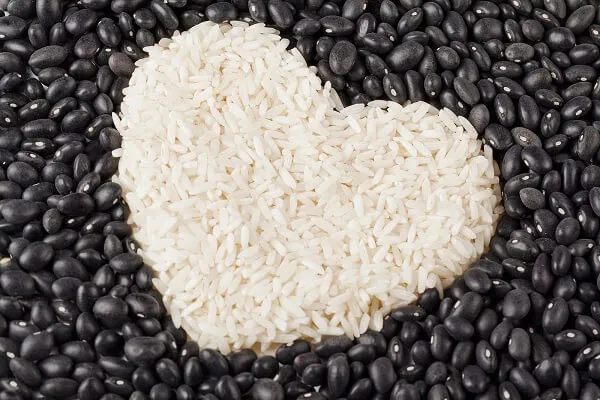
#> input picture imgs/arroz_e_feijao.webp, 600 x 400 px, found by its file name
$ python test2.py
#> lines starting #> are read from the running program, lines starting #| are printed output that depends on the picture; after the words box and inside, x2 and y2 are one past the last pixel; in counts of white or black regions, pixels touching at a corner belong together
# -*- coding: utf-8 -*-
"""
Created on Tue Aug 15 16:47:31 2023

@author: Nicolas Vycas Nery
"""

import numpy as np
import cv2
import matplotlib.pyplot as plt

image = cv2.imread('Pictures/arroz_e_feijao.webp')
#> image is the input picture: shape (400, 600, 3); mean B, G, R 109.6, 113.9, 120

# Convert to grayscale
gray = cv2.cvtColor(image, cv2.COLOR_BGR2GRAY)
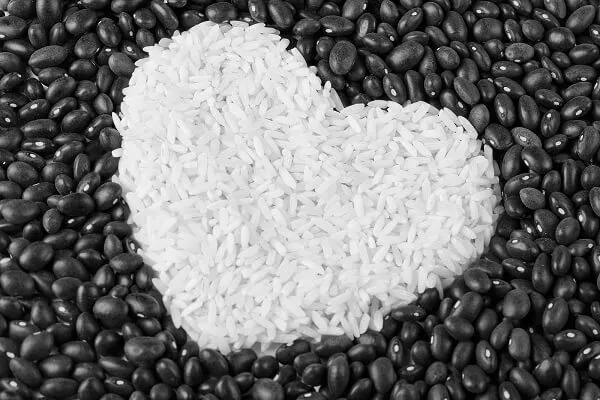
#> gray: shape (400, 600); min 0, max 255, mean 115.2
"""
#or
gray = []
for i in range(0,image.shape[0]):
    for j in range(0,image.shape[1]):
        gray[i,j] = image[i][j].sum() // 3

gray = np.array(gray)
"""


# Convert to Black and White
(thresh, blackAndWhiteImage) = cv2.threshold(gray, 127, 255, cv2.THRESH_BINARY)
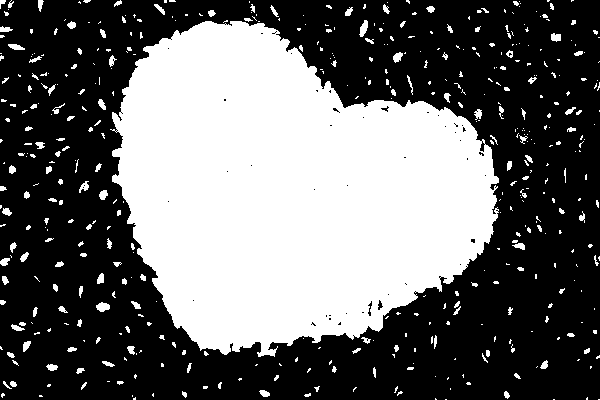
#> blackAndWhiteImage: shape (400, 600); 40.5% white; 488 white regions (351 under 20 px), largest, box (x1, y1, x2, y2) and area: (110, 21, 499, 357) 90007, (96, 302, 110, 312) 98, (359, 20, 368, 37) 93
"""
#or
blackAndWhiteImage = []
upper = 255
lower = 0
threshold = 127 # 255//2
for i in range(0,image.shape[0]):
    for j in range(0,image.shape[1]):
        if image[i][j].sum() // 3 > threshold:
            blackAndWhiteImage[i,j] = upper
        else:
            blackAndWhiteImage[i,j] = lower

blackAndWhiteImage = np.array(blackAndWhiteImage)
"""
# Show the images

cv2.imshow('Original image',image)
cv2.waitKey(0)

cv2.imshow('Gray image', gray)
cv2.waitKey(0)

# create a histogram of the image and the gray image

domain = np.arange(0,256)
histGrey = [0]*256
histR = [0]*256
histG = [0]*256
histB = [0]*256

for i in range(0,image.shape[0]):
    for j in range(0,image.shape[1]):
        histGrey[gray[i,j]] += 1
        histR[image[i,j,2]] += 1
        histG[image[i,j,1]] += 1
        histB[image[i,j,0]] += 1

histGrey = np.array(histGrey)
histR = np.array(histR)
histG = np.array(histG)
histB = np.array(histB)


# plot a single histogram with all values

plt.figure()
plt.title('Histogram')
plt.xlabel('Bins')
plt.ylabel('number of pixels')
plt.bar(domain,histGrey,color="grey")
plt.bar(domain,histR,color="red")
plt.bar(domain,histG,color="green")
plt.bar(domain,histB,color="blue")
plt.show()
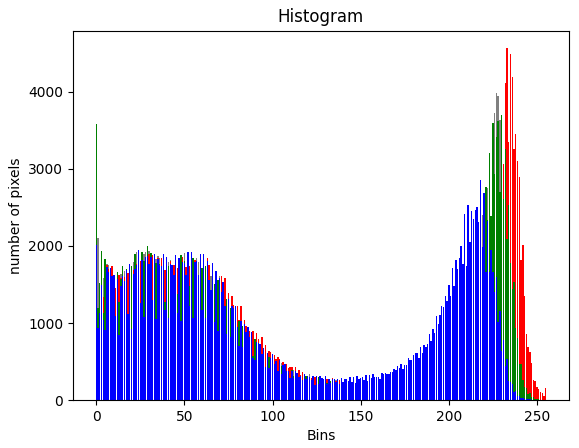
#> figure drawn by matplotlib, 1 panel; tallest bar 3979 high, from x = 226.6 to 227.4; tallest bar 4564 high, from x = 232.6 to 233.4; tallest bar 3694 high, from x = 229.6 to 230.4

# fill a new array with 255 in the three channels
img_upper_cut = np.zeros(image.shape, np.uint8)
img_lower_cut = np.zeros(image.shape, np.uint8)

for i in range(0,image.shape[0]):
    for j in range(0,image.shape[1]):
        # if pixel is more than 150
        if image[i,j].sum() // 3 > 255//2:
            img_upper_cut[i,j] = image[i,j]
            img_lower_cut[i,j] = 255
        else:
            img_lower_cut[i,j] = image[i,j]
            img_upper_cut[i,j] = 255
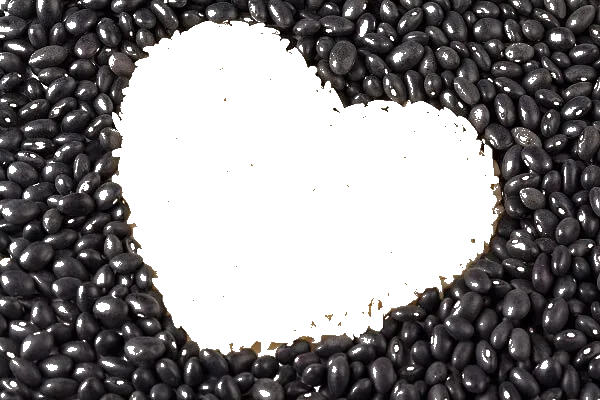
#> img_lower_cut: shape (400, 600, 3); mean B, G, R 132, 131.1, 133.7
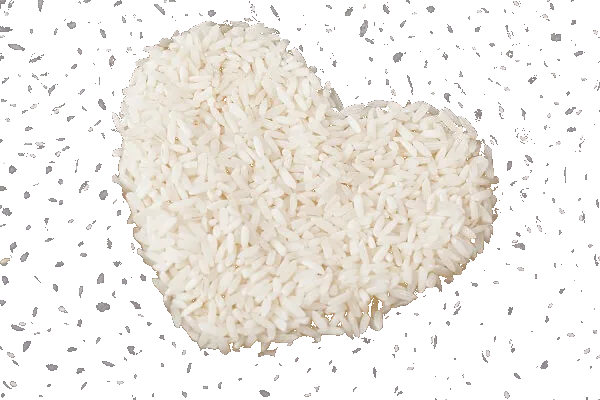
#> img_upper_cut: shape (400, 600, 3); mean B, G, R 232.6, 237.7, 241.3


img_upper_cut = np.array(img_upper_cut)
img_lower_cut = np.array(img_lower_cut)

cv2.imshow('Upper cut',img_upper_cut)
cv2.waitKey(0)

cv2.imshow('Lower cut',img_lower_cut)
cv2.waitKey(0)

$ run again, with imgs/4.1.01.tiff saved as imgs/arroz_e_feijao.webp
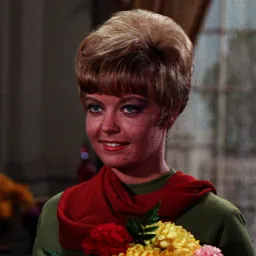
#> input picture imgs/4.1.01.tiff, 256 x 256 px, found by its file name
#> image is the input picture: shape (256, 256, 3); mean B, G, R 46.4, 52.7, 75.9
#> `(thresh, blackAndWhiteImage) = cv2.threshold(gray, 127, 255, cv2.THRES..`:
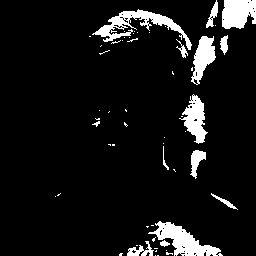
#> blackAndWhiteImage: shape (256, 256); 8.3% white; 56 white regions (42 under 20 px), largest, box (x1, y1, x2, y2) and area: (92, 9, 192, 50) 1093, (148, 221, 223, 256) 1064, (222, 0, 256, 29) 828
#> after the loop `for i in range(0,image.shape[0]):`:
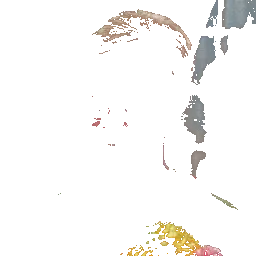
#> img_upper_cut: shape (256, 256, 3); mean B, G, R 245.2, 246.7, 247.8
